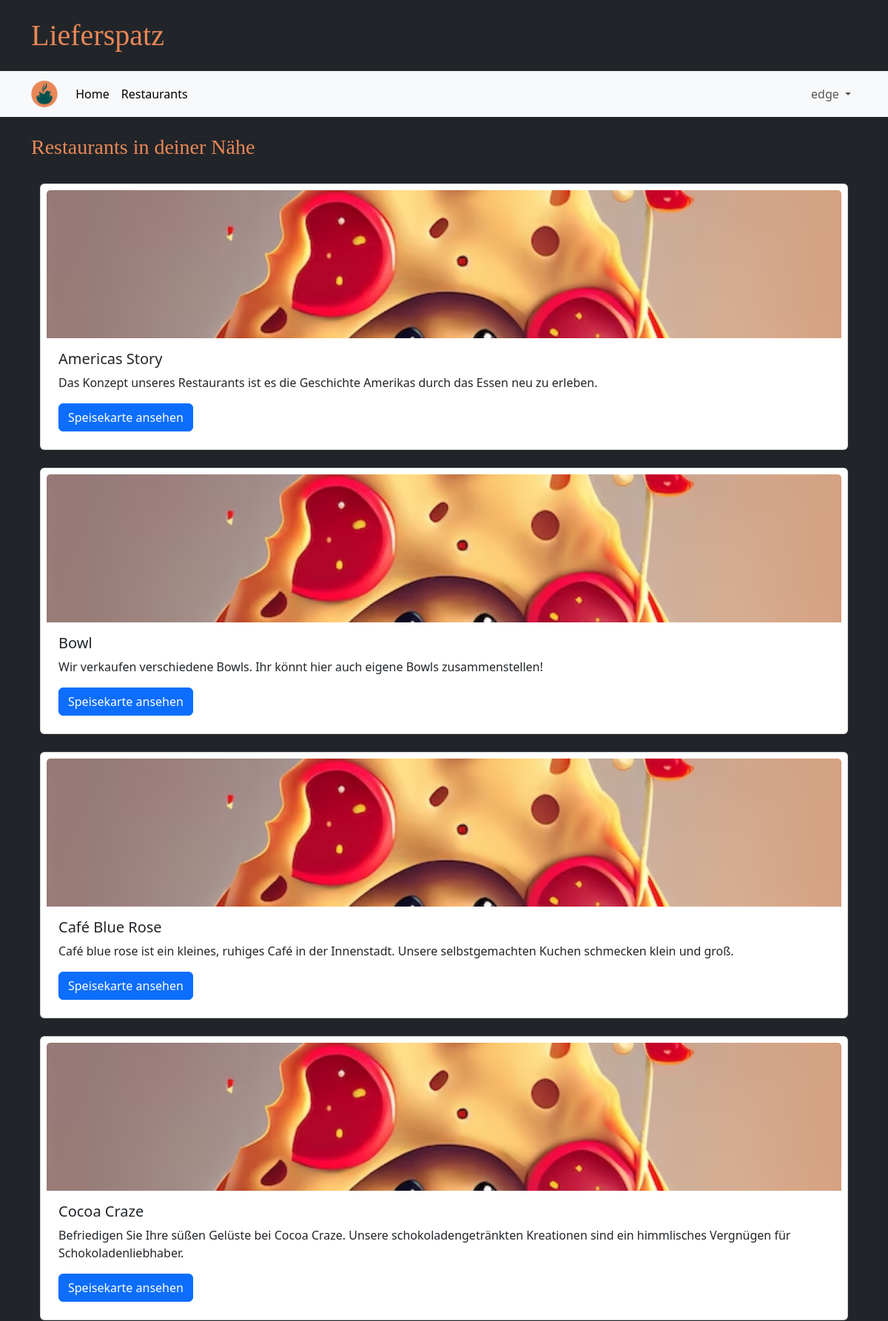
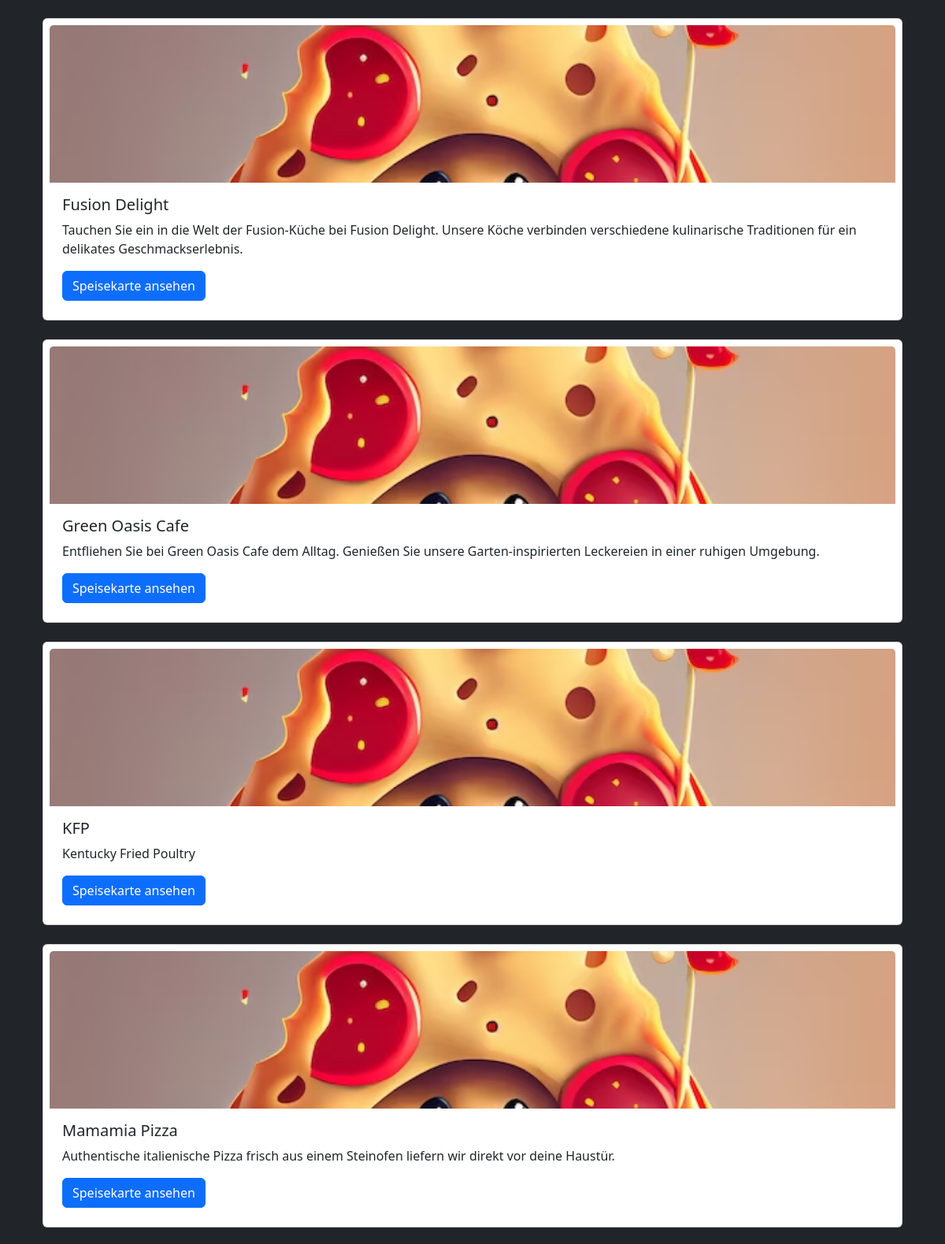
/restaurants/ (signed in, upper part), run on the app's committed database (2 pictures, top to bottom).
### tables this page shows
CREATE TABLE GeschaeftsAccount(
            Username TEXT PRIMARY KEY NOT NULL,
            Passwort TEXT NOT NULL,
            Restaurantname TEXT NOT NULL,
            Beschreibung TEST NOT NULL,
            Strasse TEXT NOT NULL,
            Hausnummer INTEGER NOT NULL,
            Plz INTEGER NOT NULL
        );

### main.py (the view)
@app.route("/restaurants/")
def restaurants_page():
    if "user" in session and not "business" in session:
        restaurants = database.get_restaurants_near(session["user"])
        print(restaurants)
        return render_template("restaurants.html", restaurants=restaurants)
    else:
        return redirect(url_for("login_customer_page"))

### database.py (called while the page is built)
def getData(sql, params = ()):
    dbcon = sqlite3.connect("instance/db.db")
    cursor = dbcon.cursor()
    cursor.execute(sql, params)
    return cursor

### templates/restaurants.html (shortened to what this page needs)
{% extends "base.html" %}
{% block heading %}Restaurants in deiner Nähe{% endblock %}
{% block content %}
  {% for restaurant in restaurants %}
      <div class="card mt-2 mb-4 p-2">
      <img src="{{ url_for('static', filename='test1.jpeg') }}" class="card-img-top restau-image" alt="...">
      <div class="card-body">
          <h5 class="card-title">{{ restaurant['name'] }}</h5>
          <p class="card-text">{{ restaurant['description'] }}</p>
          <a href="{{ url_for('menue_page', username=restaurant['username']) }}" class="btn btn-primary">Speisekarte ansehen</a>
      </div>
      </div>
  {% endfor %}
{% endblock %}

### static/style.css (style rules this page uses)
.restau-image { height: 200px; object-fit: cover; }

### data on the page
GeschaeftsAccount: name "Americas Story", description "Das Konzept unseres Restaurants ist es die Geschichte Amerikas durch das Essen neu zu erleben."
GeschaeftsAccount: name "Bowl", description "Wir verkaufen verschiedene Bowls. Ihr könnt hier auch eigene Bowls zusammenstellen!"
GeschaeftsAccount: name "Café Blue Rose", description "Café blue rose ist ein kleines, ruhiges Café in der Innenstadt. Unsere selbstgemachten Kuchen schmecken klein und groß."
GeschaeftsAccount: name "Cocoa Craze", description "Befriedigen Sie Ihre süßen Gelüste bei Cocoa Craze. Unsere schokoladengetränkten Kreationen sind ein himmlisches Vergnügen für Schokoladenliebhaber."
GeschaeftsAccount: name "Fusion Delight", description "Tauchen Sie ein in die Welt der Fusion-Küche bei Fusion Delight. Unsere Köche verbinden verschiedene kulinarische Traditionen für ein delikates Geschmackserlebnis."
GeschaeftsAccount: name "Green Oasis Cafe", description "Entfliehen Sie bei Green Oasis Cafe dem Alltag. Genießen Sie unsere Garten-inspirierten Leckereien in einer ruhigen Umgebung."
GeschaeftsAccount: name "KFP", description "Kentucky Fried Poultry"
GeschaeftsAccount: name "Mamamia Pizza", description "Authentische italienische Pizza frisch aus einem Steinofen liefern wir direkt vor deine Haustür."

### other printed values
{{ session['user'] }} "edge"
